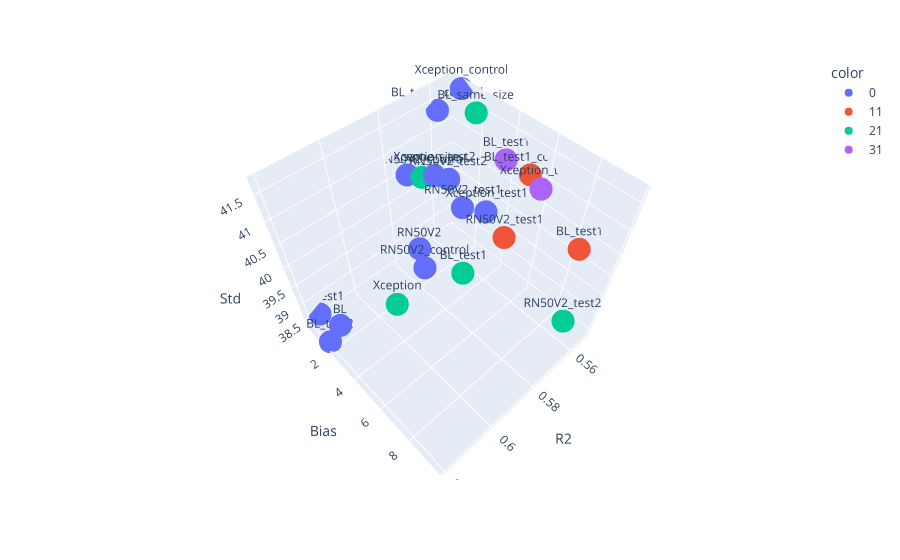

The notebook cell saved with this chart:
### Code cell
mask = (model_metrics_df.Set == 'val') & (model_metrics_df.R2 > 0.55)
temp_df = model_metrics_df[mask]

fig = px.scatter_3d(temp_df, 
                    x='R2', y='Bias', z='Std',
                    text='Parameter_file',
                    color=temp_df['CMA_size'].astype(str))
                    #color=temp_df['Dense_L1_reg'].astype(str))

fig.show()

### Figure 1 — Plotly figure (JSON) as saved in the notebook; plotly's stock layout.template omitted (floating-point values rounded to 4 significant figures)
{"data": [{"hovertemplate": "color=0<br>R2=%{x}<br>Bias=%{y}<br>Std=%{z}<br>Parameter_file=%{text}<extra></extra>", "legendgroup": "0", "marker": {"color": "#636efa", "symbol": "circle"}, "mode": "markers+text", "name": "0", "scene": "scene", "showlegend": true, "text": ["BL_test1_control", "RN50V2_same_size", "Xception_test2", "BL_test2", "RN50V2_test2", "RN50V2_test1", "BL_test1", "BL_test1", "RN50V2", "Xception_control", "RN50V2_control", "BL_same_size", "Xception", "Xception_test1", "BL"], "type": "scatter3d", "x": [0.5595, 0.5753, 0.5713, 0.6197, 0.5698, 0.5722, 0.6167, 0.6167, 0.586, 0.5527, 0.5882, 0.555, 0.5994, 0.569, 0.6145], "y": [0.3832, 0.7306, 1.976, 1.666, 2.662, 3.891, 0.3256, 0.3256, 3.2, 0.8852, 3.884, 2.14, 3.669, 4.85, 1.695], "z": [41.39, 40.63, 40.78, 38.42, 40.81, 40.6, 38.61, 38.61, 39.99, 41.69, 39.83, 41.54, 39.3, 40.65, 38.68]}, {"hovertemplate": "color=11<br>R2=%{x}<br>Bias=%{y}<br>Std=%{z}<br>Parameter_file=%{text}<extra></extra>", "legendgroup": "11", "marker": {"color": "#EF553B", "symbol": "circle"}, "mode": "markers+text", "name": "11", "scene": "scene", "showlegend": true, "text": ["BL_test1_control", "RN50V2_test1", "BL_test1", "BL_test1"], "type": "scatter3d", "x": [0.5565, 0.5697, 0.5582, 0.5582], "y": [5.56, 6.058, 8.705, 8.705], "z": [41.15, 40.45, 40.52, 40.52]}, {"hovertemplate": "color=21<br>R2=%{x}<br>Bias=%{y}<br>Std=%{z}<br>Parameter_file=%{text}<extra></extra>", "legendgroup": "21", "marker": {"color": "#00cc96", "symbol": "circle"}, "mode": "markers+text", "name": "21", "scene": "scene", "showlegend": true, "text": ["Xception_test2", "RN50V2_test2", "BL_test1", "BL_test1", "RN50V2_control", "BL_same_size", "Xception"], "type": "scatter3d", "x": [0.5568, 0.5702, 0.5822, 0.5822, 0.5735, 0.555, 0.5994], "y": [6.222, 9.774, 5.431, 5.431, 1.469, 2.14, 3.669], "z": [41.04, 39.69, 39.94, 39.94, 40.7, 41.54, 39.3]}, {"hovertemplate": "color=31<br>R2=%{x}<br>Bias=%{y}<br>Std=%{z}<br>Parameter_file=%{text}<extra></extra>", "legendgroup": "31", "marker": {"color": "#ab63fa", "symbol": "circle"}, "mode": "markers+text", "name": "31", "scene": "scene", "showlegend": true, "text": ["Xception_test2", "BL_test1", "BL_test1"], "type": "scatter3d", "x": [0.5568, 0.5581, 0.5581], "y": [6.222, 4.386, 4.386], "z": [41.04, 41.22, 41.22]}], "layout": {"autosize": true, "legend": {"title": {"text": "color"}, "tracegroupgap": 0}, "margin": {"t": 60}, "scene": {"aspectmode": "auto", "aspectratio": {"x": 1, "y": 1, "z": 1}, "camera": {"center": {"x": 0, "y": 0, "z": 0}, "eye": {"x": 0.9161, "y": 0.9783, "z": 1.7}, "projection": {"type": "perspective"}, "up": {"x": 0, "y": 0, "z": 1}}, "domain": {"x": [0, 1], "y": [0, 1]}, "xaxis": {"title": {"text": "R2"}, "type": "linear"}, "yaxis": {"title": {"text": "Bias"}, "type": "linear"}, "zaxis": {"title": {"text": "Std"}, "type": "linear"}}}}
